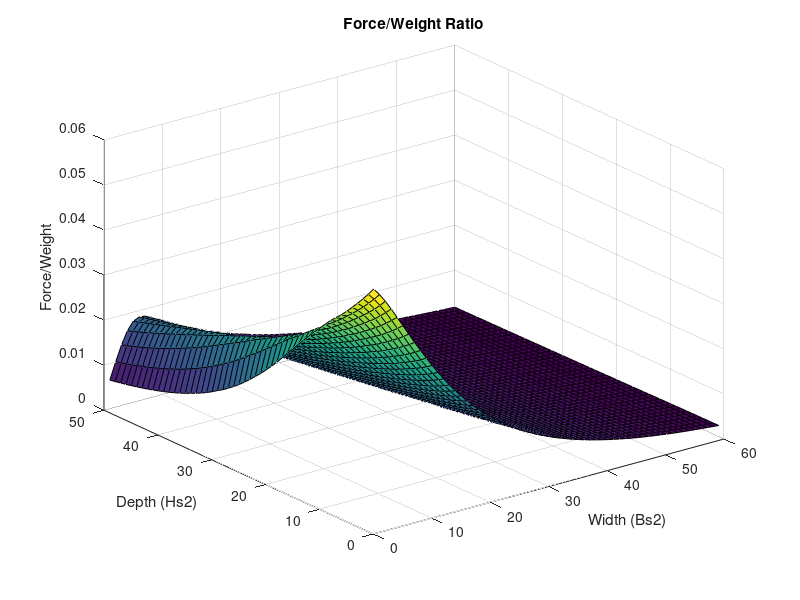
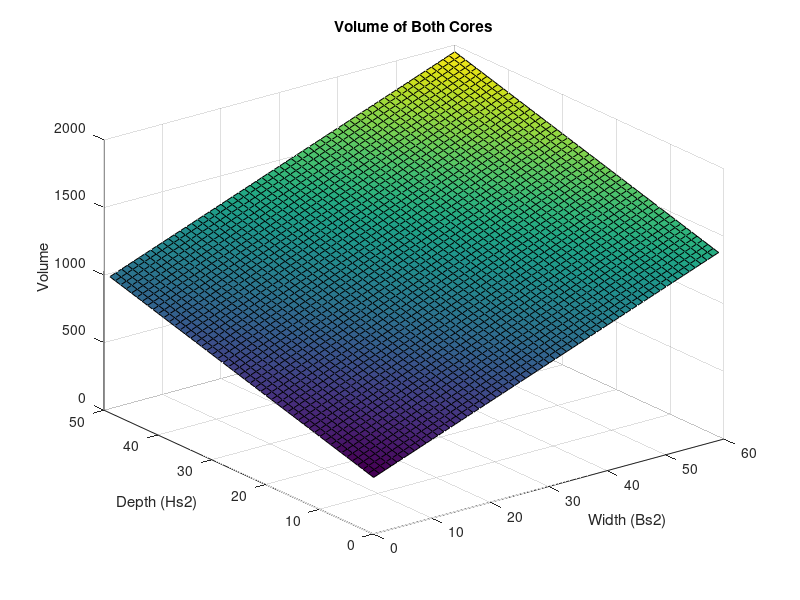
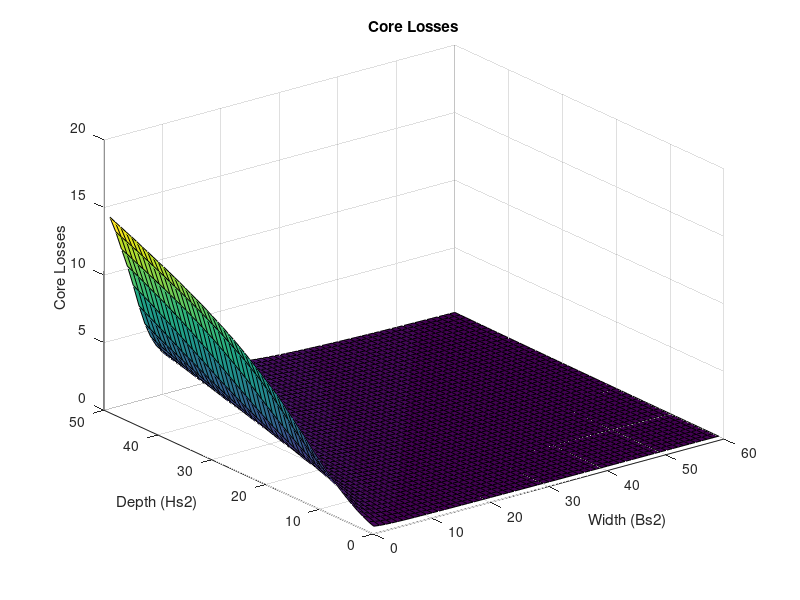
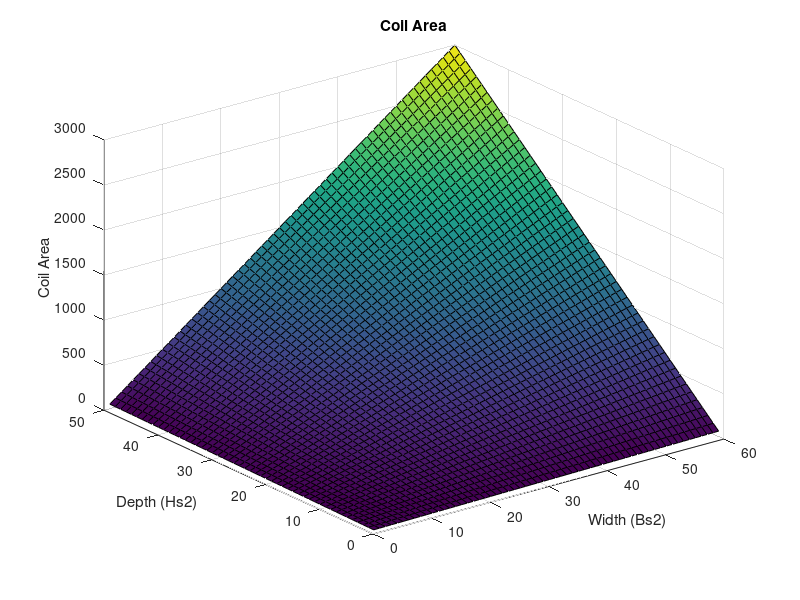

Recreate these plots in MATLAB, in order.
load('geometry_results.mat');

figure(1);
surf(outputResultX);
title("Force/Weight Ratio");
xlabel('Width (Bs2)');
ylabel('Depth (Hs2)');
zlabel('Force/Weight');

figure(4);
surf(outputLForcex);
title("Force");
xlabel('Width (Bs2)');
ylabel('Depth (Hs2)');
zlabel('Force');

figure(2);
surf(inputVolume);
title("Volume of Both Cores");
xlabel('Width (Bs2)');
ylabel('Depth (Hs2)');
zlabel('Volume');

figure(3);
surf(outputHLosses);
title("Core Losses");
xlabel('Width (Bs2)');
ylabel('Depth (Hs2)');
zlabel('Core Losses');


figure(4);
surf(inputCoilArea);
title("Coil Area");
xlabel('Width (Bs2)');
ylabel('Depth (Hs2)');
zlabel('Coil Area');


figure(5);
surf(outputLForcex./inputCoilArea);
title("Force/Coil Area");
xlabel('Width (Bs2)');
ylabel('Depth (Hs2)');
zlabel('Force/Coil Area');
